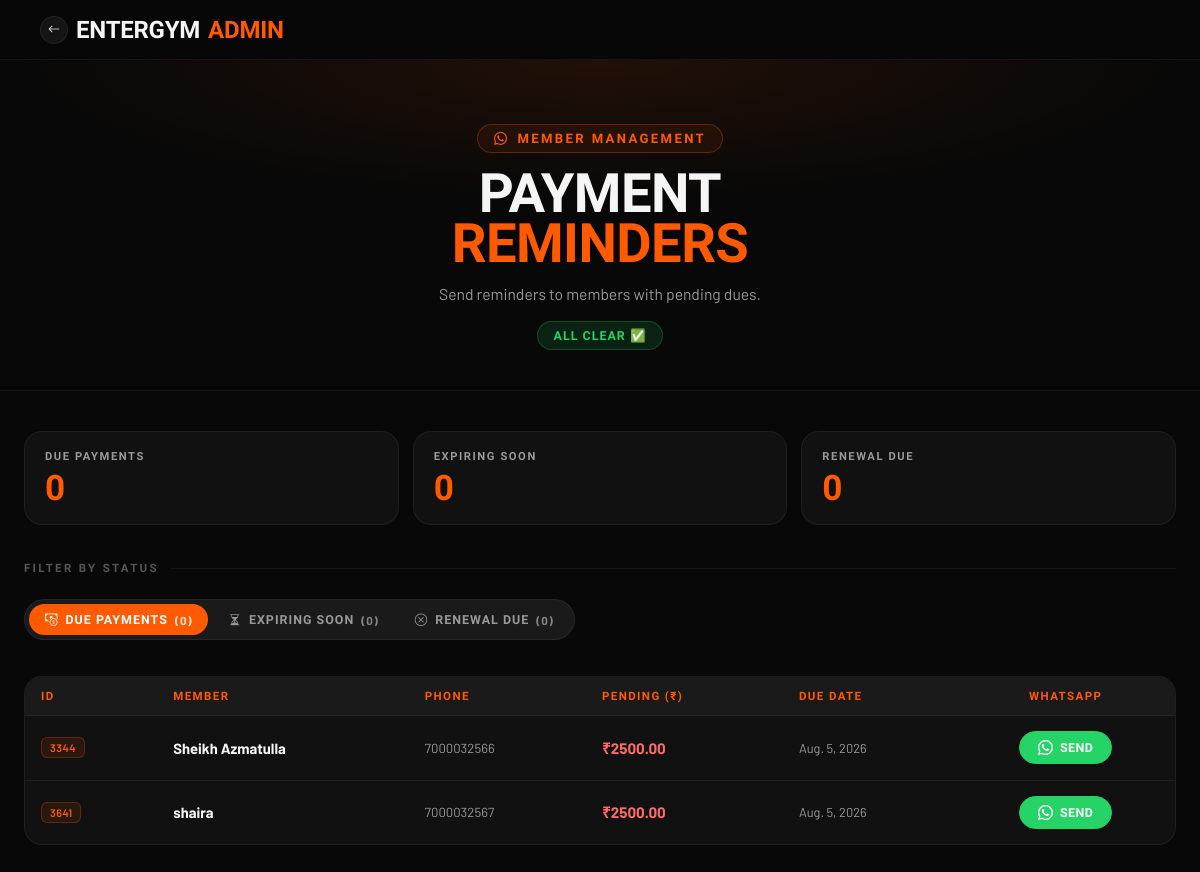
The page /admin-tools/whatsapp/ (signed in) on the database as committed earlier.
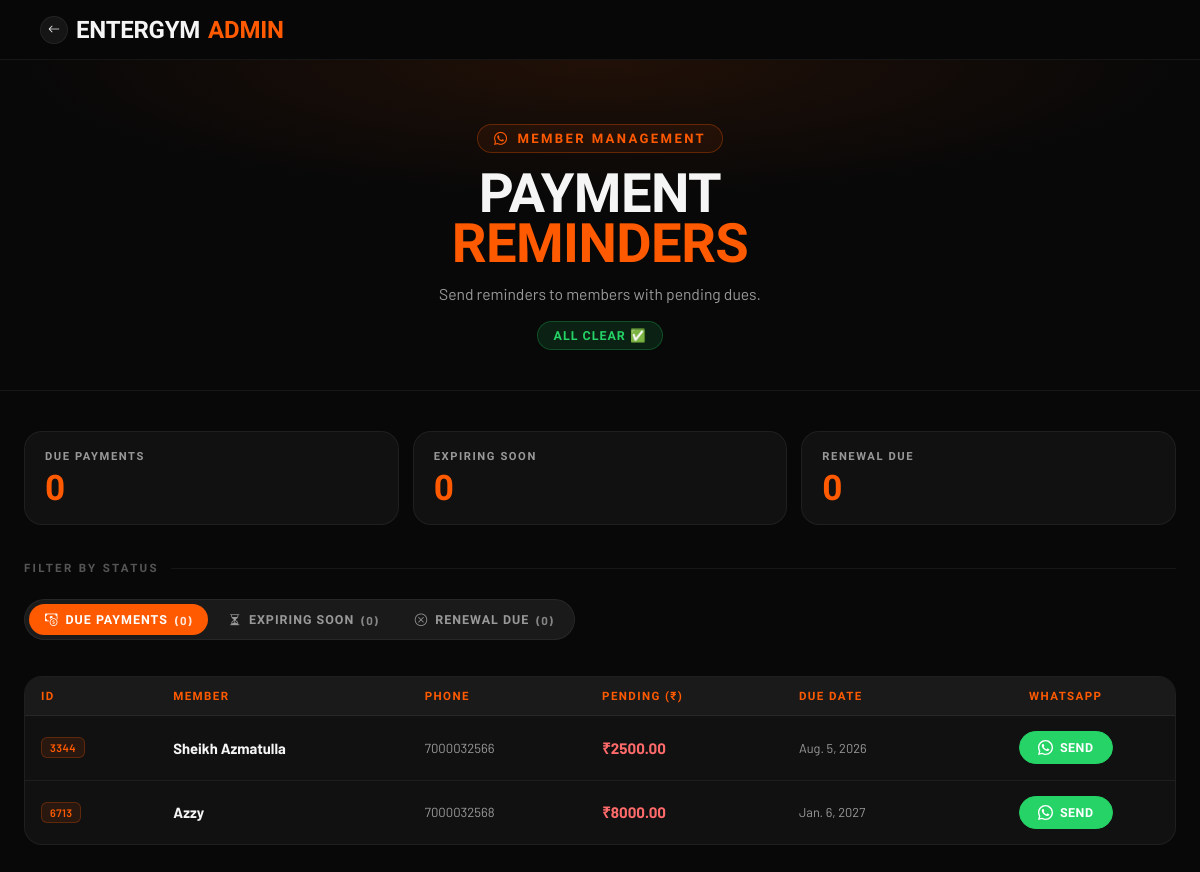
The same page on the database as committed later.
### AuthFit/models.py (models this page shows, shortened)
class Enrollment(models.Model):
    gym = models.ForeignKey(Gym, on_delete=models.CASCADE, db_index=True)
    objects = GymManager()
    GENDER_CHOICES = [('M', 'Male'), ('F', 'Female')]
    PAYMENT = [("Done", 'Done'), ("Pending", 'Pending')]
    METHOD = [('C', 'CASH'), ('U', 'UPI'), ('B', 'UPI + CASH')]
    SOURCE_CHOICES = [
        ("OWNER", "Owner"),
        ("MEMBER", "Member"),
    ]
    unique_id = models.CharField(max_length=10, editable=False, db_index=True)
    membership_start_date = models.DateField(
        default=timezone.localdate,
        help_text="Actual membership start date. Used to calculate DueDate — "
                "lets owners backdate enrollment for members who joined "
                "before EnterGYM. Distinct from `doj` (record-creation date).",
    )
    user = models.ForeignKey(
        User, on_delete=models.CASCADE, null=True, blank=True
    )
    profile_completed = models.BooleanField(default=False)
    source = models.CharField(max_length=10, choices=SOURCE_CHOICES, default="OWNER")
    fullname = models.CharField(max_length=25)
    email = models.EmailField(blank=True ,null=True)          # blank allowed — owner won't fill this
    gender = models.CharField(max_length=1, choices=GENDER_CHOICES, blank=True ,null=True)
    phone = models.CharField(max_length=10, db_index=True)   # primary lookup field now
    address = models.TextField(blank=True)
    reference = models.CharField(max_length=30, null=True, blank=True)
    selectPlan = models.ForeignKey(MembershipPlan, on_delete=models.CASCADE)
    trainer = models.ForeignKey(
        Trainer, on_delete=models.SET_NULL, null=True, blank=True
    )
    Amount = models.DecimalField(max_digits=10, decimal_places=2)
    paidAmount = models.DecimalField(default=0,max_digits=10,decimal_places=2,null=False)
    paymentDate = models.DateField(blank=True, null=True)
    paymentMethod = models.CharField(
        max_length=1, choices=METHOD, blank=True, null=True
    )
    pendingAmount = models.DecimalField(default=0,max_digits=10,decimal_places=2)
    pendingpaymentMethod = models.CharField(
        max_length=1, choices=METHOD, blank=True, null=True
    )
    pendingpaymentDate =  models.DateField(blank=True, null=True)
    paymentStatus = models.CharField(
        max_length=10, choices=PAYMENT, default="Pending"
    )
    last_expiry_notif_sent = models.DateField(null=True, blank=True)
    initial_invoice_generated = models.BooleanField(
        default=False,
        help_text="Set once the up-front payment collected during Quick Enrollment "
                "has been converted into a Payment + Invoice.",
    )
    doj = models.DateField(auto_now_add=True)
    DueDate = models.DateField(blank=True, null=True,db_index=True)
    created_at = models.DateTimeField(auto_now_add=True)
    is_active = models.BooleanField(default=True, db_index=True)
    is_deleted = models.BooleanField(default=False, db_index=True)
    deleted_at = models.DateTimeField(null=True, blank=True)
    deleted_by = models.ForeignKey(
        User, on_delete=models.SET_NULL, null=True, blank=True, related_name='+'
    )
    face_enrolled = models.BooleanField(default=False)
    face_image = CloudinaryField('image', null=True, blank=True)
    face_embeddings = models.JSONField(default=list, blank=True)
    class Meta:
        unique_together = ('gym', 'unique_id')
        constraints = [
            models.UniqueConstraint(
                fields=['gym', 'phone'],
                condition=models.Q(user__isnull=True),
                name='unique_pending_enrollment_phone_per_gym',
            )
        ]
    @property
    def is_expired(self):
        if self.DueDate:
            return timezone.now().date() > self.DueDate
        return False
    @property
    def days_remaining(self):
        if self.DueDate:
            return (self.DueDate - timezone.now().date()).days
        return None

### AuthFit/views.py (the view, shortened to what this page needs)
# urls.py: path('admin-tools/whatsapp/', views.whatsapp_pending_users, name='whatsapp_pending'),
@_gym_staff_required
def whatsapp_pending_users(request):
    gym = getattr(request, 'gym', None)
    today = timezone.now().date()
    base_qs = Enrollment.objects.select_related("selectPlan", "gym", "trainer")
    if gym:
        base_qs = base_qs.filter(gym=gym)
    pending_qs = base_qs.filter(paymentStatus="Pending").order_by("DueDate")
    pending_with_links = []
    for e in pending_qs:
        gym_name = e.gym.gym_name if e.gym else "EnterGYM"
        msg = (
            f"Hello {e.fullname}! Reminder from {gym_name}: "
            f"your payment of Rs.{e.pendingAmount} is pending. "
            f"Please clear your dues at your earliest convenience. Thank you!"
        )
        pending_with_links.append({
            "enrollment": e,
            "wa_link":    f"https://wa.me/91{e.phone}?text={quote(msg)}",
            "panel_data": _panel_data(e, "due"),
        })
    expiring_cutoff = today + timedelta(days=2)
    expiring_qs = base_qs.filter(
        DueDate__gte=today,
        DueDate__lte=expiring_cutoff,
    ).order_by("DueDate")
    expiring_with_links = []
    expired_qs = base_qs.filter(DueDate__lt=today).order_by("-DueDate")
    expired_with_links = []
    return render(request, "admin_whatsapp.html", {
        "pending": pending_with_links,
        "expiring_soon": expiring_with_links,
        "expired_members": expired_with_links,
        "pending_count": len(pending_with_links),
        "expiring_count": len(expiring_with_links),
        "expired_count": len(expired_with_links),
        "gym": gym,    })

### AuthFit/context_processors.py (called while the page is built, shortened)
def saas_config(request):
    return {
        'BASE_DOMAIN': os.environ.get('BASE_DOMAIN', 'entergym.in'),
    }

def _user_hash(uid: int) -> str:
    return hmac.new(
        settings.SECRET_KEY.encode("utf-8"),
        str(uid).encode("utf-8"),
        hashlib.sha256,
    ).hexdigest()[:16]

def _build_response(is_enrolled, already_marked, user_hash, request=None):
    config = {
        "isAuthenticated": request.user.is_authenticated if request else False,
        "isEnrolled":      bool(is_enrolled),
        "alreadyMarked":   bool(already_marked),
        "userHash":        user_hash,
    }
    return {
        "GYM_CONFIG_JSON": json.dumps(config),
        "is_enrolled":     bool(is_enrolled),
        "already_marked":  bool(already_marked),
    }

def gym_context(request):
    gym = getattr(request, 'gym', None)
    if gym is None:
        return {'gym': None, 'favicon_url': None, 'logo_url': None}

def gym_branding(request):
    b = get_gym_branding(getattr(request, 'gym', None))
    return {
        "logo_url": b["logo_url"],
        "favicon_url": b["favicon_url"],
        "apple_touch_icon_url": b["apple_touch_icon_url"],
        "splash_logo_url": b["splash_logo_url"],
        "theme_color": b["theme_color"],
        "app_name": b["app_name"],
        "app_short_name": b["app_short_name"],
    }

def gym_theme(request):
    gym = getattr(request, 'gym', None)
    theme = getattr(gym, 'theme', None) or 'default'
    return {'gym_theme': theme}

### AuthFit/templatetags/custom_filters.py (called while the page is built)
@register.filter(is_safe=True)
def data_json(value):
    from django.utils.safestring import mark_safe
    raw = json.dumps(value, ensure_ascii=False)
    escaped = (
        raw
        .replace('&', '&amp;')    # must be first
        .replace('"', '&quot;')
        .replace("'", '&#x27;')
        .replace('<', '&lt;')
        .replace('>', '&gt;')
    )
    return mark_safe(escaped)

### AuthFit/views.py (called while the page is built)
def _gym_staff_required(view_fn):
    @login_required
    @functools.wraps(view_fn)
    def wrapped(request, *args, **kwargs):
        if not getattr(request, 'is_gym_staff', False):
            raise PermissionDenied("Staff access required.")
        return view_fn(request, *args, **kwargs)
    return wrapped

### Gym/mixins.py (called while the page is built)
    def get_queryset(self):
        return GymQuerySet(self.model, using=self._db)

### notifications/context_processors.py (called while the page is built)
def vapid_key(request):
    key = getattr(settings, "VAPID_PUBLIC_KEY", "")
    if not key:
        return {}
    return {"VAPID_PUBLIC_KEY": key}

### templates/admin_whatsapp.html (shortened to what this page needs)
{% load static custom_filters %}
<!doctype html>
<html lang="en">
  <head>
    <link
      rel="stylesheet"
      href="https://cdn.jsdelivr.net/npm/bootstrap-icons@1.11.1/font/bootstrap-icons.css"
    />
  </head>
  <body>
    <nav class="store-nav">
      <div class="nav-inner">
        <a class="nav-brand" href="/">
          <span class="back-icon"><i class="bi bi-arrow-left"></i></span>
          {{ request.gym.gym_name|default:"EnterGYM" }}
          <span class="acc">Admin</span>
        </a>
      </div>
    </nav>
    <header class="page-header">
      <div class="header-inner">
        <div class="header-eyebrow">
          <i class="bi bi-whatsapp"></i> Member Management
        </div>
        <h1 id="pageTitle">Payment <span class="accent" id="pageTitleAccent">Reminders</span></h1>
        <p id="pageDesc">Send reminders to members with pending dues.</p>
        <span class="badge" id="statusBadge"></span>
      </div>
    </header>
    <div class="page-wrapper">
      <div class="summary-cards">
      <div class="summary-card">
        <div class="summary-card-label">Due Payments</div>
        <div class="summary-card-value">{{ pending_count|default:pending|length }}</div>
      </div>
      <div class="summary-card">
        <div class="summary-card-label">Expiring Soon</div>
        <div class="summary-card-value">{{ expiring_count|default:expiring_soon|length }}</div>
      </div>
      <div class="summary-card">
        <div class="summary-card-label">Renewal Due</div>
        <div class="summary-card-value">{{ expired_count|default:expired_members|length }}</div>
      </div>
    </div>
      <p class="section-label">Filter By Status</p>
      <div class="platform-tabs" id="reminder-tabs">
        <button class="tab-btn active" data-tab="due">
          <i class="bi bi-cash-coin"></i> Due Payments
          <span class="tab-count">({{ pending_count|default:pending|length }})</span>
        </button>
        <button class="tab-btn" data-tab="expiring">
          <i class="bi bi-hourglass-split"></i> Expiring Soon
          <span class="tab-count">({{ expiring_count|default:expiring_soon|length }})</span>
        </button>
        <button class="tab-btn" data-tab="expired">
          <i class="bi bi-x-circle"></i> Renewal Due
          <span class="tab-count">({{ expired_count|default:expired_members|length }})</span>
        </button>
      </div>
      <div id="tab-due" class="tab-panel active">
        {% if not pending %}
        <div class="empty-state">No pending payments</div>
        {% else %}
        <div class="table-wrap">
          <table>
            <thead>
              <tr>
                <th>ID</th>
                <th>Member</th>
                <th>Phone</th>
                <th>Pending (₹)</th>
                <th>Due Date</th>
                <th style="text-align: center">WhatsApp</th>
              </tr>
            </thead>
            <tbody>
              {% for item in pending %} {% with e=item.enrollment %}
              <tr class="clickable-row" data-json="{{ item.panel_data|data_json }}">
                <td><span class="cell-id">{{ e.unique_id }}</span></td>
                <td class="cell-name">{{ e.fullname }}</td>
                <td class="cell-phone">{{ e.phone }}</td>
                <td class="cell-amount">₹{{ e.pendingAmount }}</td>
                <td class="cell-due">
                  {{ e.DueDate|default:"—" }}
                </td>
                <td style="text-align: center">
                  <a class="wa-btn" href="{{ item.wa_link }}" target="_blank">
                    Send
                  </a>
                </td>
              </tr>
              {% endwith %} {% endfor %}
            </tbody>
          </table>
        </div>
        {% endif %}
      </div>
    </div>
  </body>
</html>

Rows that differ between the two databases and show on the page:
removed Enrollment: enrollment.unique_id "3641", enrollment.fullname "shaira", enrollment.phone "7000032567", enrollment.pendingAmount "2500.00", enrollment.DueDate "Aug. 5, 2026"
added Enrollment: enrollment.unique_id "6713", enrollment.fullname "Azzy", enrollment.phone "7000032568", enrollment.pendingAmount "8000.00", enrollment.DueDate "Jan. 6, 2027"
